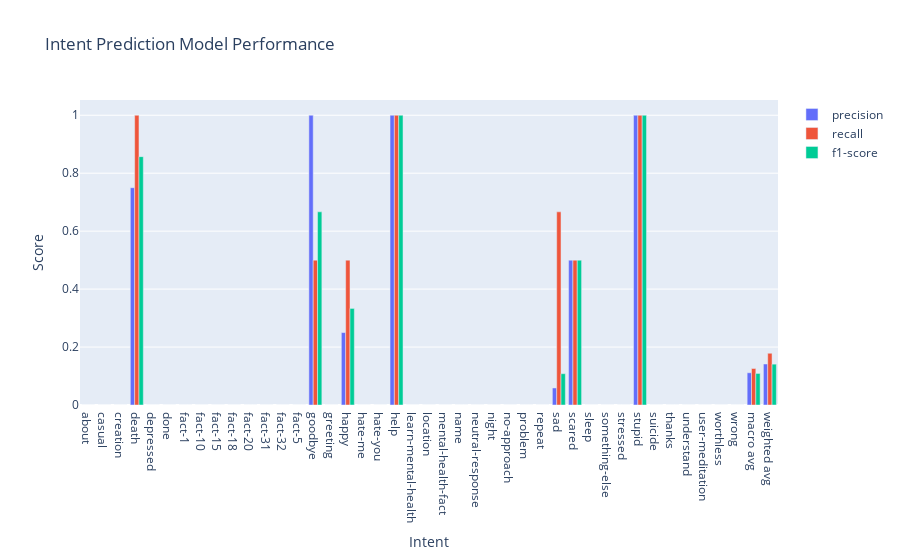

Notebook code for this chart:
### Code cell
# Split the dataset into training and testing sets
X = df['patterns']
y = df['tag']
X_train, X_test, y_train, y_test = train_test_split(X, y, test_size=0.2, random_state=42)

# Vectorize the text data using TF-IDF
vectorizer = TfidfVectorizer()
X_train_vec = vectorizer.fit_transform(X_train)
X_test_vec = vectorizer.transform(X_test)

# Train a Support Vector Machine (SVM) classifier
model = SVC()
model.fit(X_train_vec, y_train)

# Predict intents for the testing set
y_pred = model.predict(X_test_vec)

# Evaluate the model's performance
report = classification_report(y_test, y_pred, output_dict=True, zero_division=0)

# Convert float values in the report to dictionaries
report = {label: {metric: report[label][metric] for metric in report[label]} for label in report if isinstance(report[label], dict)}

# Extract evaluation metrics
labels = list(report.keys())
evaluation_metrics = ['precision', 'recall', 'f1-score']
metric_scores = {metric: [report[label][metric] for label in labels if label in report] for metric in evaluation_metrics}

# Visualize the model's performance using a Plotly bar plot
fig = go.Figure()
for metric in evaluation_metrics:
    fig.add_trace(go.Bar(name=metric, x=labels, y=metric_scores[metric]))

fig.update_layout(title='Intent Prediction Model Performance',
                  xaxis_title='Intent',
                  yaxis_title='Score',
                  barmode='group')

fig.show()

### Figure 1 — Plotly figure (JSON) as saved in the notebook; plotly's stock layout.template omitted (floating-point values rounded to 4 significant figures)
{"data": [{"name": "precision", "type": "bar", "x": ["about", "casual", "creation", "death", "depressed", "done", "fact-1", "fact-10", "fact-15", "fact-18", "fact-20", "fact-31", "fact-32", "fact-5", "goodbye", "greeting", "happy", "hate-me", "hate-you", "help", "learn-mental-health", "location", "mental-health-fact", "name", "neutral-response", "night", "no-approach", "problem", "repeat", "sad", "scared", "sleep", "something-else", "stressed", "stupid", "suicide", "thanks", "understand", "user-meditation", "worthless", "wrong", "macro avg", "weighted avg"], "y": [0, 0, 0, 0.75, 0, 0, 0, 0, 0, 0, 0, 0, 0, 0, 1, 0, 0.25, 0, 0, 1, 0, 0, 0, 0, 0, 0, 0, 0, 0, 0.05882, 0.5, 0, 0, 0, 1, 0, 0, 0, 0, 0, 0, 0.1112, 0.1415]}, {"name": "recall", "type": "bar", "x": ["about", "casual", "creation", "death", "depressed", "done", "fact-1", "fact-10", "fact-15", "fact-18", "fact-20", "fact-31", "fact-32", "fact-5", "goodbye", "greeting", "happy", "hate-me", "hate-you", "help", "learn-mental-health", "location", "mental-health-fact", "name", "neutral-response", "night", "no-approach", "problem", "repeat", "sad", "scared", "sleep", "something-else", "stressed", "stupid", "suicide", "thanks", "understand", "user-meditation", "worthless", "wrong", "macro avg", "weighted avg"], "y": [0, 0, 0, 1, 0, 0, 0, 0, 0, 0, 0, 0, 0, 0, 0.5, 0, 0.5, 0, 0, 1, 0, 0, 0, 0, 0, 0, 0, 0, 0, 0.6667, 0.5, 0, 0, 0, 1, 0, 0, 0, 0, 0, 0, 0.126, 0.1786]}, {"name": "f1-score", "type": "bar", "x": ["about", "casual", "creation", "death", "depressed", "done", "fact-1", "fact-10", "fact-15", "fact-18", "fact-20", "fact-31", "fact-32", "fact-5", "goodbye", "greeting", "happy", "hate-me", "hate-you", "help", "learn-mental-health", "location", "mental-health-fact", "name", "neutral-response", "night", "no-approach", "problem", "repeat", "sad", "scared", "sleep", "something-else", "stressed", "stupid", "suicide", "thanks", "understand", "user-meditation", "worthless", "wrong", "macro avg", "weighted avg"], "y": [0, 0, 0, 0.8571, 0, 0, 0, 0, 0, 0, 0, 0, 0, 0, 0.6667, 0, 0.3333, 0, 0, 1, 0, 0, 0, 0, 0, 0, 0, 0, 0, 0.1081, 0.5, 0, 0, 0, 1, 0, 0, 0, 0, 0, 0, 0.1089, 0.141]}], "layout": {"barmode": "group", "title": {"text": "Intent Prediction Model Performance"}, "xaxis": {"title": {"text": "Intent"}}, "yaxis": {"title": {"text": "Score"}}}}
